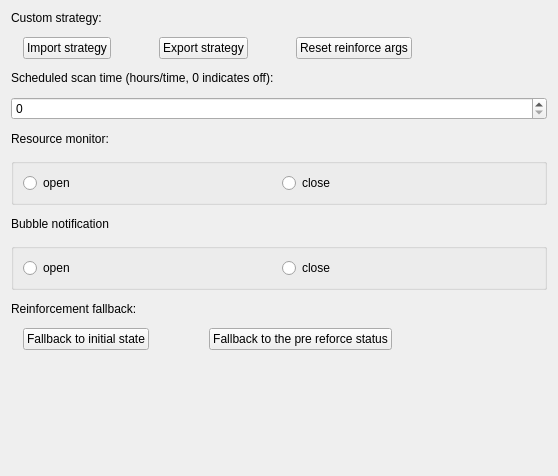
<?xml version="1.0" encoding="UTF-8"?>
<ui version="4.0">
 <class>BRSettingPage</class>
 <widget class="QWidget" name="BRSettingPage">
  <property name="geometry">
   <rect>
    <x>0</x>
    <y>0</y>
    <width>558</width>
    <height>476</height>
   </rect>
  </property>
  <property name="windowTitle">
   <string>Form</string>
  </property>
  <layout class="QVBoxLayout" name="verticalLayout_6">
   <property name="spacing">
    <number>12</number>
   </property>
   <item>
    <layout class="QVBoxLayout" name="verticalLayout">
     <item>
      <widget class="QLabel" name="label">
       <property name="text">
        <string>Custom strategy:</string>
       </property>
      </widget>
     </item>
     <item>
      <layout class="QHBoxLayout" name="horizontalLayout">
       <property name="spacing">
        <number>48</number>
       </property>
       <property name="leftMargin">
        <number>12</number>
       </property>
       <item>
        <widget class="QPushButton" name="m_importStrategy">
         <property name="cursor">
          <cursorShape>PointingHandCursor</cursorShape>
         </property>
         <property name="text">
          <string>Import strategy</string>
         </property>
         <property name="autoExclusive">
          <bool>false</bool>
         </property>
        </widget>
       </item>
       <item>
        <widget class="QPushButton" name="m_exportStrategy">
         <property name="cursor">
          <cursorShape>PointingHandCursor</cursorShape>
         </property>
         <property name="text">
          <string>Export strategy</string>
         </property>
        </widget>
       </item>
       <item>
        <widget class="QPushButton" name="m_resetAllArgs">
         <property name="cursor">
          <cursorShape>PointingHandCursor</cursorShape>
         </property>
         <property name="text">
          <string>Reset reinforce args</string>
         </property>
        </widget>
       </item>
       <item>
        <spacer name="horizontalSpacer">
         <property name="orientation">
          <enum>Qt::Horizontal</enum>
         </property>
         <property name="sizeHint" stdset="0">
          <size>
           <width>40</width>
           <height>20</height>
          </size>
         </property>
        </spacer>
       </item>
      </layout>
     </item>
    </layout>
   </item>
   <item>
    <layout class="QVBoxLayout" name="verticalLayout_2">
     <item>
      <widget class="QLabel" name="label_2">
       <property name="text">
        <string>Scheduled scan time (hours/time, 0 indicates off):</string>
       </property>
      </widget>
     </item>
     <item>
      <widget class="QSpinBox" name="m_timeSpinBox"/>
     </item>
    </layout>
   </item>
   <item>
    <layout class="QVBoxLayout" name="verticalLayout_3">
     <item>
      <widget class="QLabel" name="label_3">
       <property name="text">
        <string>Resource monitor:</string>
       </property>
      </widget>
     </item>
     <item>
      <widget class="QGroupBox" name="groupBox_2">
       <property name="title">
        <string/>
       </property>
       <layout class="QHBoxLayout" name="horizontalLayout_2">
        <item>
         <widget class="QRadioButton" name="m_openMonitor">
          <property name="cursor">
           <cursorShape>PointingHandCursor</cursorShape>
          </property>
          <property name="text">
           <string>open</string>
          </property>
         </widget>
        </item>
        <item>
         <widget class="QRadioButton" name="m_closeMonitor">
          <property name="cursor">
           <cursorShape>PointingHandCursor</cursorShape>
          </property>
          <property name="text">
           <string>close</string>
          </property>
         </widget>
        </item>
       </layout>
      </widget>
     </item>
    </layout>
   </item>
   <item>
    <layout class="QVBoxLayout" name="verticalLayout_4">
     <item>
      <widget class="QLabel" name="label_4">
       <property name="text">
        <string>Bubble notification</string>
       </property>
      </widget>
     </item>
     <item>
      <widget class="QGroupBox" name="groupBox">
       <property name="title">
        <string/>
       </property>
       <layout class="QHBoxLayout" name="horizontalLayout_3">
        <item>
         <widget class="QRadioButton" name="m_openNotify">
          <property name="cursor">
           <cursorShape>PointingHandCursor</cursorShape>
          </property>
          <property name="text">
           <string>open</string>
          </property>
         </widget>
        </item>
        <item>
         <widget class="QRadioButton" name="m_closeNotify">
          <property name="cursor">
           <cursorShape>PointingHandCursor</cursorShape>
          </property>
          <property name="text">
           <string>close</string>
          </property>
         </widget>
        </item>
       </layout>
      </widget>
     </item>
    </layout>
   </item>
   <item>
    <layout class="QVBoxLayout" name="verticalLayout_5">
     <item>
      <widget class="QLabel" name="label_5">
       <property name="text">
        <string>Reinforcement fallback:</string>
       </property>
      </widget>
     </item>
     <item>
      <layout class="QHBoxLayout" name="horizontalLayout_4">
       <property name="spacing">
        <number>60</number>
       </property>
       <property name="leftMargin">
        <number>12</number>
       </property>
       <item>
        <widget class="QPushButton" name="m_fallbackInit">
         <property name="cursor">
          <cursorShape>PointingHandCursor</cursorShape>
         </property>
         <property name="text">
          <string>Fallback to initial state</string>
         </property>
        </widget>
       </item>
       <item>
        <widget class="QPushButton" name="m_fallbackPrevious">
         <property name="cursor">
          <cursorShape>PointingHandCursor</cursorShape>
         </property>
         <property name="text">
          <string>Fallback to the pre reforce status</string>
         </property>
        </widget>
       </item>
       <item>
        <spacer name="horizontalSpacer_2">
         <property name="orientation">
          <enum>Qt::Horizontal</enum>
         </property>
         <property name="sizeHint" stdset="0">
          <size>
           <width>40</width>
           <height>20</height>
          </size>
         </property>
        </spacer>
       </item>
      </layout>
     </item>
    </layout>
   </item>
   <item>
    <spacer name="verticalSpacer">
     <property name="orientation">
      <enum>Qt::Vertical</enum>
     </property>
     <property name="sizeHint" stdset="0">
      <size>
       <width>20</width>
       <height>40</height>
      </size>
     </property>
    </spacer>
   </item>
  </layout>
 </widget>
 <resources/>
 <connections/>
</ui>
